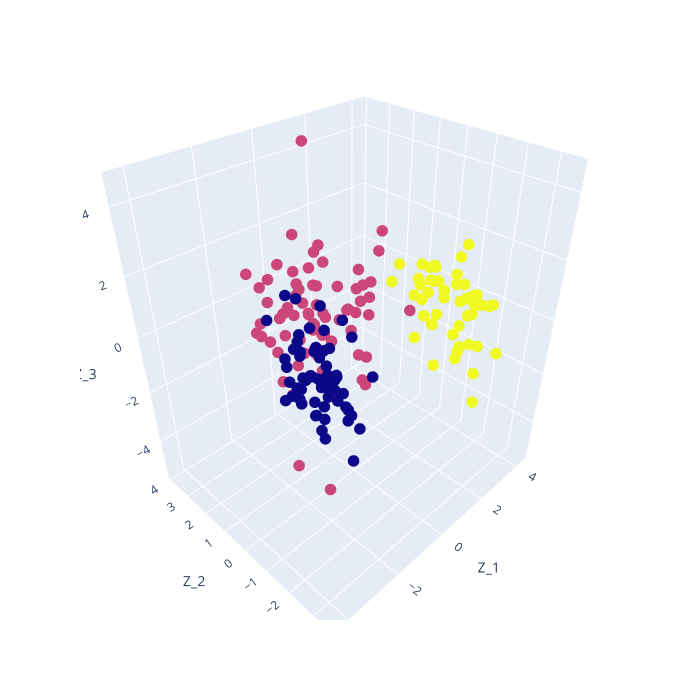

Notebook code cell kept with this figure:
### Markdown cell above
##### 方法二 #####

### Code cell
# 提取前三個主成分
pc1 = Z[0, :]
pc2 = Z[1, :]
pc3 = Z[2, :]

# 將每個點分配到不同的群組
c = pd.DataFrame({'x': pc1, 'y': pc2, 'z': pc3})
# 創建三維散點圖
fig = px.scatter_3d(c, x='x', y='y', z='z',
                    color=datanp[:, 13])  # , color='labels'
fig.update_traces(marker_size=4)
fig.update_coloraxes(showscale=False)
# 添加圖例和標籤
fig.update_layout(scene=dict(xaxis_title='Z_1', yaxis_title='Z_2', zaxis_title='Z_3'),
                  showlegend=True, autosize=False, width=700, height=700)
fig.update_scenes(xaxis_autorange="reversed")
fig.update_scenes(yaxis_autorange="reversed")
fig.show()

### Figure 1 — Plotly figure (JSON) as saved in the notebook; plotly's stock layout.template omitted (floating-point values rounded to 4 significant figures; data arrays with more than 128 entries replaced by an {"elided": "..."} marker saying what was removed)
{"data": [{"hovertemplate": "x=%{x}<br>y=%{y}<br>z=%{z}<br>color=%{marker.color}<extra></extra>", "legendgroup": "", "marker": {"color": {"elided": "178 int values"}, "coloraxis": "coloraxis", "size": 4, "symbol": "circle"}, "mode": "markers", "name": "", "scene": "scene", "showlegend": false, "type": "scatter3d", "x": {"elided": "178 float values"}, "y": {"elided": "178 float values"}, "z": {"elided": "178 float values"}}], "layout": {"autosize": false, "coloraxis": {"colorbar": {"title": {"text": "color"}}, "colorscale": [[0, "#0d0887"], [0.1111, "#46039f"], [0.2222, "#7201a8"], [0.3333, "#9c179e"], [0.4444, "#bd3786"], [0.5556, "#d8576b"], [0.6667, "#ed7953"], [0.7778, "#fb9f3a"], [0.8889, "#fdca26"], [1, "#f0f921"]], "showscale": false}, "height": 700, "legend": {"tracegroupgap": 0}, "margin": {"t": 60}, "scene": {"domain": {"x": [0, 1], "y": [0, 1]}, "xaxis": {"autorange": "reversed", "title": {"text": "Z_1"}}, "yaxis": {"autorange": "reversed", "title": {"text": "Z_2"}}, "zaxis": {"title": {"text": "Z_3"}}}, "showlegend": true, "width": 700}}
